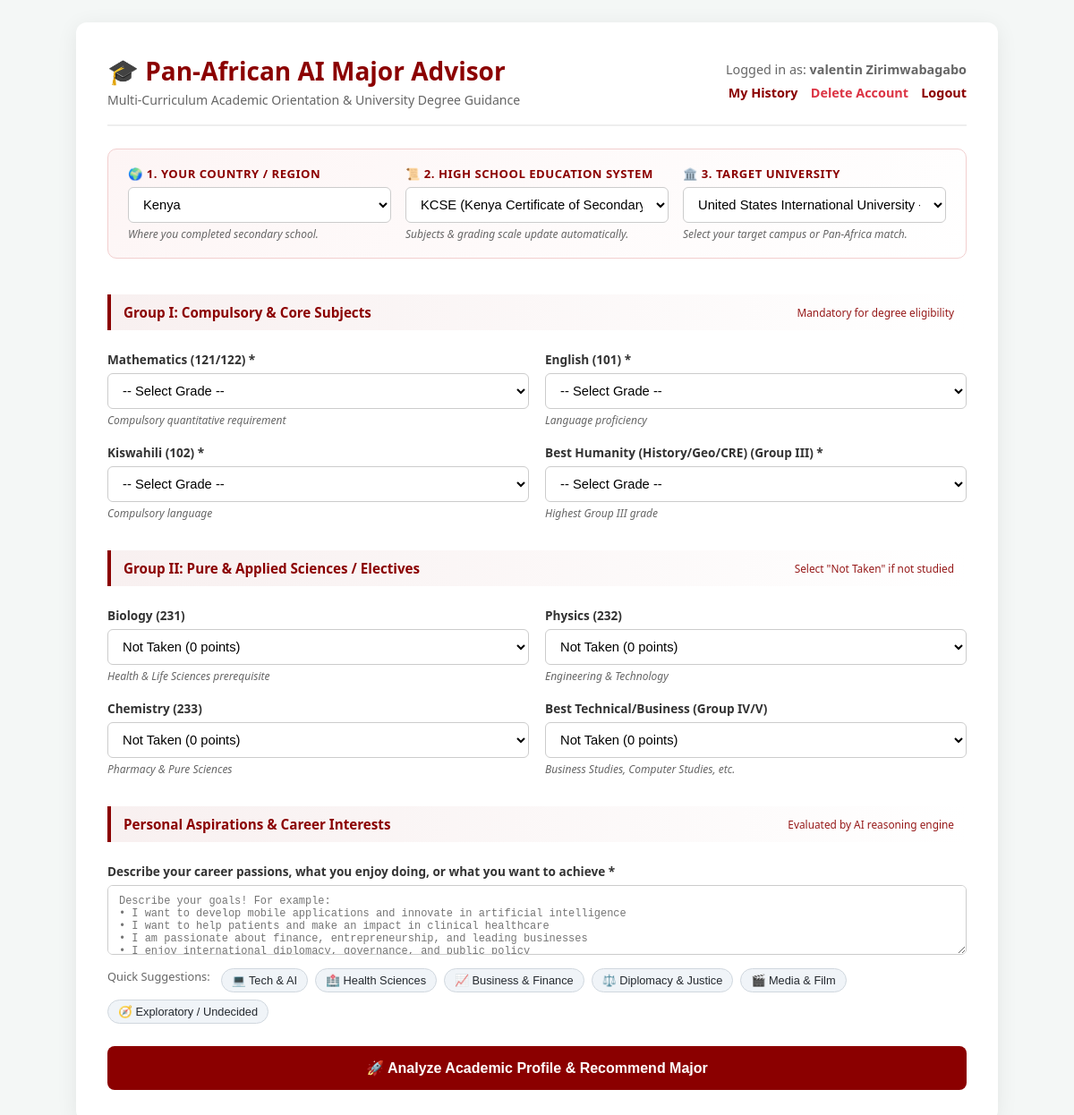
The page / (signed in) on the database as committed earlier.
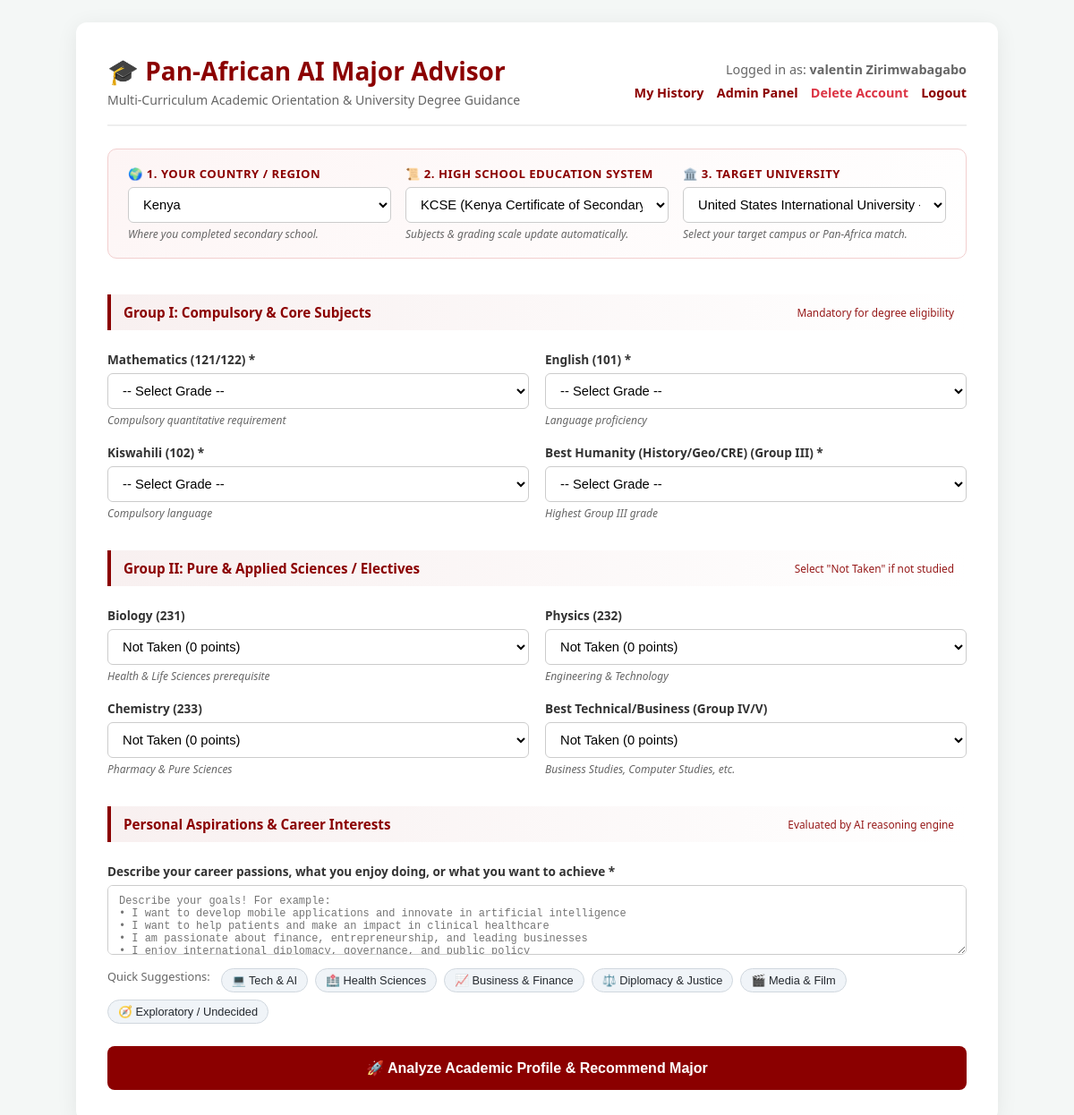
The same page on the database as committed later.
### app.py (the view)
@app.route('/')
@login_required
def index():
    return render_template(
        'index.html',
        form_data={
            'country': 'Kenya',
            'curriculum': 'ke_kcse',
            'target_uni': 'usiu',
        },
        country_options=get_country_options(),
        curricula=CURRICULA,
        universities=UNIVERSITIES
    )

### app.py (called while the page is built)
@login_manager.user_loader
def load_user(user_id):
    return db.session.get(User, int(user_id))

### education_systems.py (called while the page is built)
def get_country_options() -> List[Dict[str, str]]:
    return [
        {"id": "Kenya", "name": "Kenya", "default_curriculum": "ke_kcse", "default_uni": "usiu"},
        {"id": "Rwanda", "name": "Rwanda", "default_curriculum": "rw_nesb", "default_uni": "alu"},
        {"id": "Uganda", "name": "Uganda", "default_curriculum": "ug_uace", "default_uni": "makerere"},
        {"id": "West Africa", "name": "Nigeria / Ghana / West Africa", "default_curriculum": "wa_wassce", "default_uni": "ashesi"},
        {"id": "International", "name": "International (British / Cambridge / Other)", "default_curriculum": "intl_cambridge", "default_uni": "usiu"},
    ]

### templates/index.html (shortened to what the changed rows need)
<!DOCTYPE html>
<html lang="en">
<head>
</head>
<body>
<div class="container">
    <div class="header">
        <div>
            <h1>🎓 Pan-African AI Major Advisor</h1>
        </div>
        <div class="header-info">
            <div style="margin-top:5px;">
                <a href="{{ url_for('history') }}">My History</a>
                {% if current_user.is_admin %}
                    <a href="{{ url_for('admin') }}" style="color:#8B0000; font-weight:bold;">Admin Panel</a>
                {% endif %}
                <a href="{{ url_for('delete_account') }}" style="color:#dc3545; font-weight:bold;">Delete Account</a>
                <a href="{{ url_for('logout') }}" style="color:#8B0000; font-weight:bold;">Logout</a>
            </div>
        </div>
    </div>
</div>
</body>
</html>

Rows that differ between the two databases and show on the page:
changed User "valentin Zirimwabagabo": is_admin False → True (drawn)
Other text that changed with them:
text now shown: "Admin Panel"
